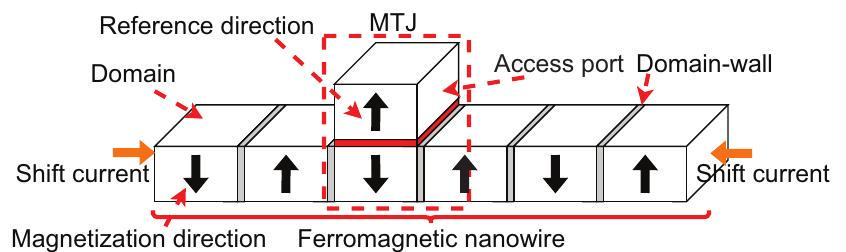
#> input picture VLSI设计导论/Project/images/2024_05_12_abeba8a85da5b5ec4c7bg-03(1).jpg, 846 x 252 px
$ python -i host.py   (imports and definitions only)
#> lines starting #> are read from the running program, lines starting #| are printed output that depends on the picture
import numpy as np
from skimage import filters
from skimage.util.shape import view_as_blocks
from scipy.spatial.distance import cdist
from scipy.ndimage.filters import convolve

pad = lambda x: np.hstack([x, np.ones((x.shape[0], 1))])
unpad = lambda x: x[:,:-1]

def harris_corner_detector(image, k=0.04):
#> called with k = 0.04
    gray_image = image.copy()

    # Calculate the gradients using Sobel filters
    dx = np.gradient(gray_image, axis=1)
    dy = np.gradient(gray_image, axis=0)
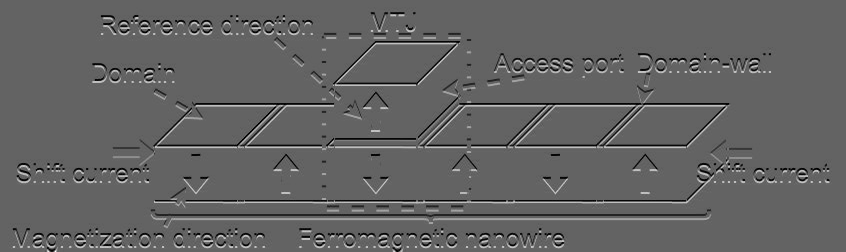
#> dy: shape (252, 846) float64; min -127.5, max 200, mean 0; drawn with min black and max white

    # Calculate the products of gradients
    dx2 = dx * dx
    dy2 = dy * dy
    dxy = dx * dy

    # Calculate the sums of gradients within a window
    window_size = 3
    sum_dx2 = convolve(dx2, np.ones((window_size, window_size)))
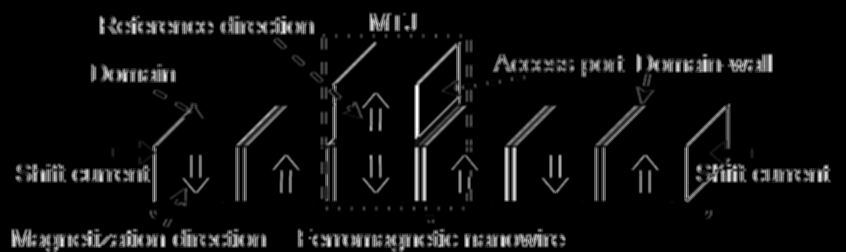
#> sum_dx2: shape (252, 846) float64; min 0, max 131264.8, mean 7109; drawn with min black and max white
    sum_dy2 = convolve(dy2, np.ones((window_size, window_size)))
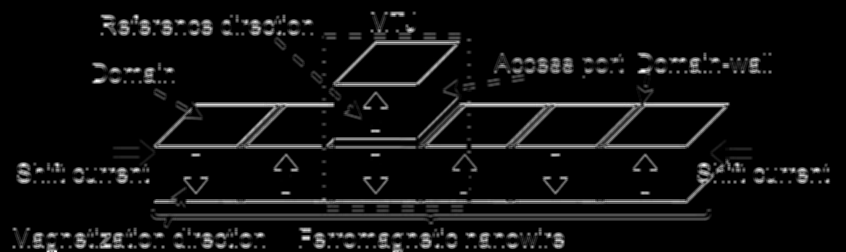
#> sum_dy2: shape (252, 846) float64; min 0, max 122958, mean 7266; drawn with min black and max white
    sum_dxy = convolve(dxy, np.ones((window_size, window_size)))
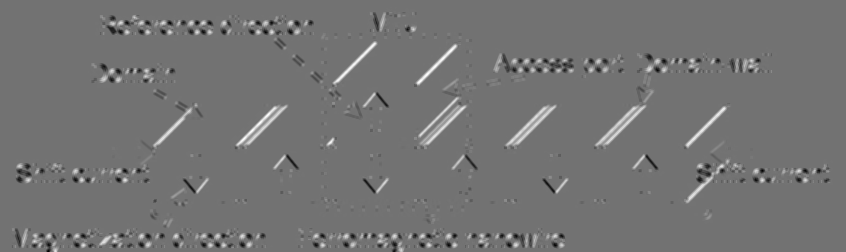
#> sum_dxy: shape (252, 846) float64; min -71270.2, max 86796.5, mean 759.8; drawn with min black and max white

    # Calculate the Harris response for each pixel
    det = sum_dx2 * sum_dy2 - sum_dxy**2
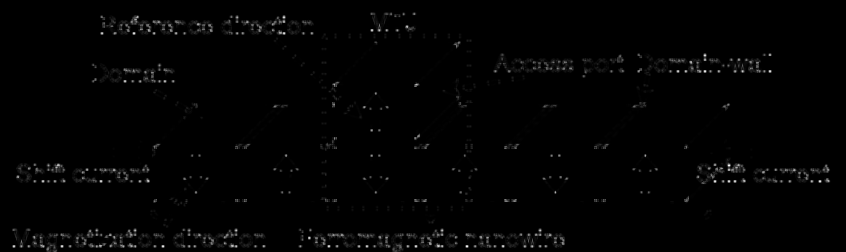
#> det: shape (252, 846) float64; min 0, max 5.02e+09, mean 55302508.7; drawn with min black and max white
    trace = sum_dx2 + sum_dy2
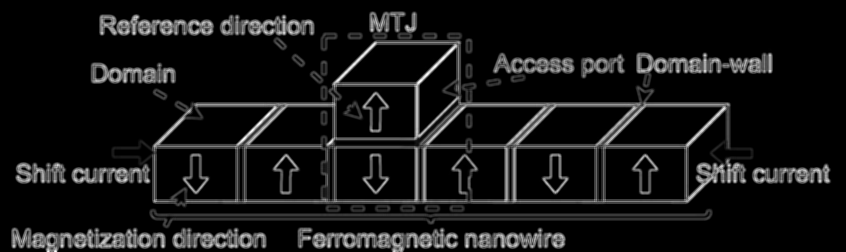
#> trace: shape (252, 846) float64; min 0, max 174321.2, mean 14375.1; drawn with min black and max white
    harris_response = det - k * trace**2
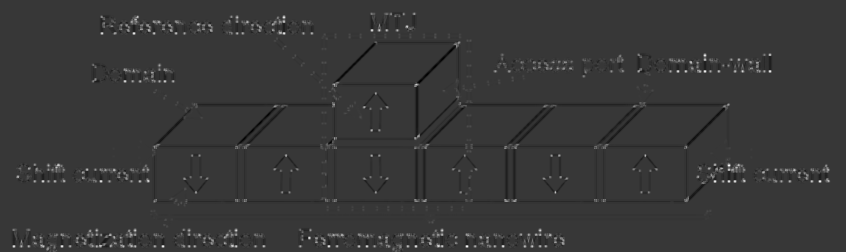
#> harris_response: shape (252, 846) float64; min -1.17e+09, max 4.2e+09, mean 11964810.4; drawn with min black and max white
    corners = harris_response

    return corners


import numpy as np

# [33 lines left out: function ransac, not called in this run]

def augment(points):

    return np.hstack((points, np.ones((points.shape[0], 1))))


import numpy as np

# [18 lines left out: function extract_descriptors, not called in this run]


from scipy.ndimage import affine_transform
# [47 lines left out: functions warp_image, get_output_space, not called in this run]


import numpy as np
from scipy.spatial.distance import cdist

# [12 lines left out: function find_feature_matches, not called in this run]


import numpy as np
from skimage import filters
from skimage.util import view_as_blocks

# [41 lines left out: function calculate_hog_features, not called in this run]

>>> import cv2
>>> picture = cv2.imread('../../../../VLSI设计导论/Project/images/2024_05_12_abeba8a85da5b5ec4c7bg-03(1).jpg', cv2.IMREAD_GRAYSCALE)
>>> result = harris_corner_detector(picture)

$ run again, on VLSI设计导论/Project/images/2024_05_12_abeba8a85da5b5ec4c7bg-03(2).jpg
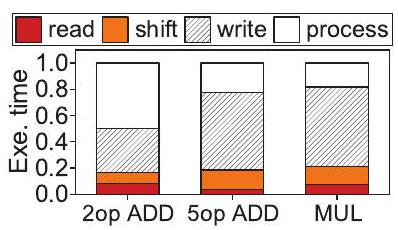
#> input picture VLSI设计导论/Project/images/2024_05_12_abeba8a85da5b5ec4c7bg-03(2).jpg, 398 x 230 px
#> in harris_corner_detector, `trace = sum_dx2 + sum_dy2`:
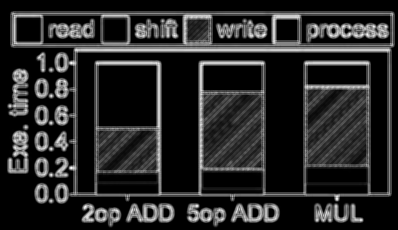
#> trace: shape (230, 398) float64; min 0, max 139348.8, mean 22126.2; drawn with min black and max white
#> in harris_corner_detector, `harris_response = det - k * trace**2`:
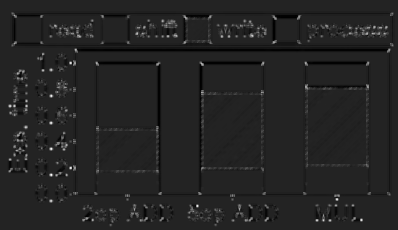
#> harris_response: shape (230, 398) float64; min -538481647.6, max 3.3e+09, mean 8950278.8; drawn with min black and max white

$ run again, on VLSI设计导论/Project/images/2024_05_12_abeba8a85da5b5ec4c7bg-03(3).jpg
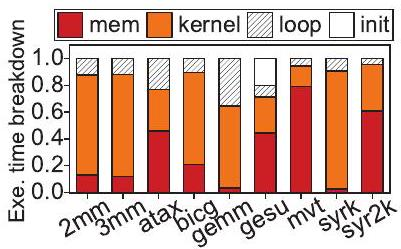
#> input picture VLSI设计导论/Project/images/2024_05_12_abeba8a85da5b5ec4c7bg-03(3).jpg, 401 x 249 px
#> in harris_corner_detector, `trace = sum_dx2 + sum_dy2`:
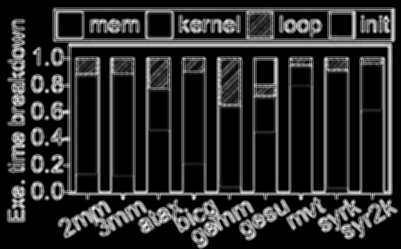
#> trace: shape (249, 401) float64; min 0, max 143451.2, mean 23944.3; drawn with min black and max white
#> in harris_corner_detector, `harris_response = det - k * trace**2`:
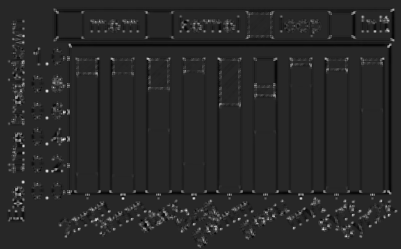
#> harris_response: shape (249, 401) float64; min -651340063.2, max 3.57e+09, mean 22968368.1; drawn with min black and max white

$ run again, on VLSI设计导论/Project/images/2024_05_12_abeba8a85da5b5ec4c7bg-03(4).jpg
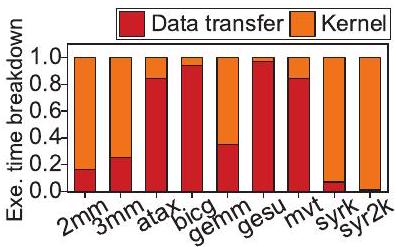
#> input picture VLSI设计导论/Project/images/2024_05_12_abeba8a85da5b5ec4c7bg-03(4).jpg, 396 x 247 px
#> in harris_corner_detector, `harris_response = det - k * trace**2`:
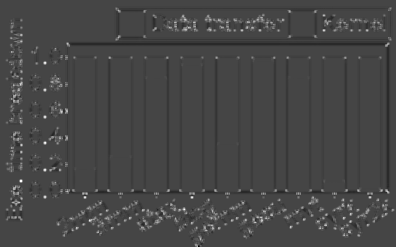
#> harris_response: shape (247, 396) float64; min -1.25e+09, max 3.33e+09, mean 19147616; drawn with min black and max white
